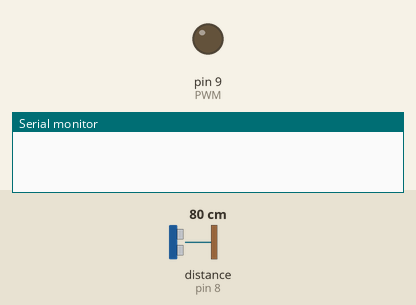
Simulated run of this sketch. Board: Arduino Uno, built with avr-gcc and run on an emulated ATmega328P. Shown: output pins drawn as LEDs (lit = HIGH), the last lines printed to the serial monitor. Inputs (shaded band) come from the test bench; at power-on: distance to the obstacle (sensor on pin 8) 80 cm. The echo pulse lasts 58.3 µs per cm; pins used as bus, display or sensor lines are not drawn.

Above: at 0.1 s.
At 5.1 s:
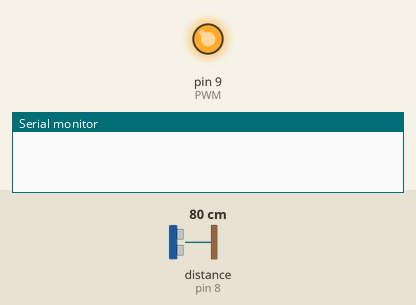
At 20.2 s:
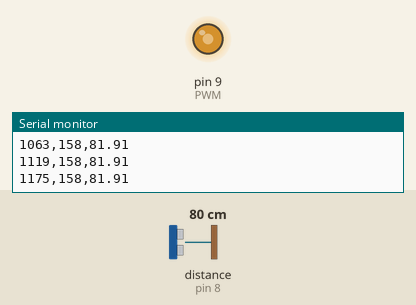
20.3 s: distance to the obstacle (sensor on pin 8) set to 9 cm
Timing chart, 0 to 70.5 s (numbered marks = the images above; inputs shaded):
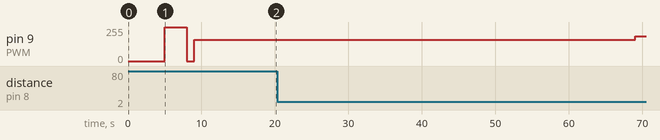

The sketch:

escalon.ino
```cpp
const int trigPin = 7;
const int echoPin = 8;
const int PWM = 9;

unsigned long startTime = 0;
unsigned long lastStepTime = 0;
int currentPWM = 158; // 62% = 158/255
bool testCompleted = false;
bool dataLogging = false;

void setup() {
  Serial.begin(9600);
  pinMode(trigPin, OUTPUT);
  pinMode(echoPin, INPUT);
  pinMode(PWM, OUTPUT);

  // Esperar 5 segundos antes de iniciar
  delay(5000);

  // Ir a 100% durante 3 segundos
  analogWrite(PWM, 255);
  delay(3000);

  // Volver a 0%
  analogWrite(PWM, 0);
  delay(1000);

  // Ir a 62% durante 10 segundos sin tomar datos
  analogWrite(PWM, 158);
  delay(10000);

  // Iniciar toma de datos
  startTime = millis();
  lastStepTime = startTime;
  dataLogging = true;

  Serial.println("Tiempo(ms),PWM,Altura(cm)");
}

void loop() {
  if (testCompleted) {
    return;
  }

  unsigned long currentTime = millis();

  // Verificar si pasaron 50 segundos para subir a 72%
  if (currentTime - lastStepTime >= 50000) {
    currentPWM = 184; // 72% = 184/255
    analogWrite(PWM, currentPWM);
    lastStepTime = currentTime;

    // Después de otros 50 segundos, terminar
    delay(50000);
    testCompleted = true;
    analogWrite(PWM, 0); // Apagar al terminar
    return;
  }

  // Tomar y guardar datos continuamente
  if (dataLogging) {
    float cm = measureDistance();

    unsigned long timestamp = currentTime - startTime;

    Serial.print(timestamp);
    Serial.print(",");
    Serial.print(currentPWM);
    Serial.print(",");
    Serial.println(cm, 2);

    delay(50); // 20Hz
  }
}

float measureDistance() {
  long duration;

  digitalWrite(trigPin, LOW);
  delayMicroseconds(2);
  digitalWrite(trigPin, HIGH);
  delayMicroseconds(10);
  digitalWrite(trigPin, LOW);

  duration = pulseIn(echoPin, HIGH);

  float cm = microsecondsToCentimeters(duration) + 1.5;

  return cm;
}

float microsecondsToCentimeters(long microseconds) {
  return microseconds / 29.0 / 2.0;
}
```
